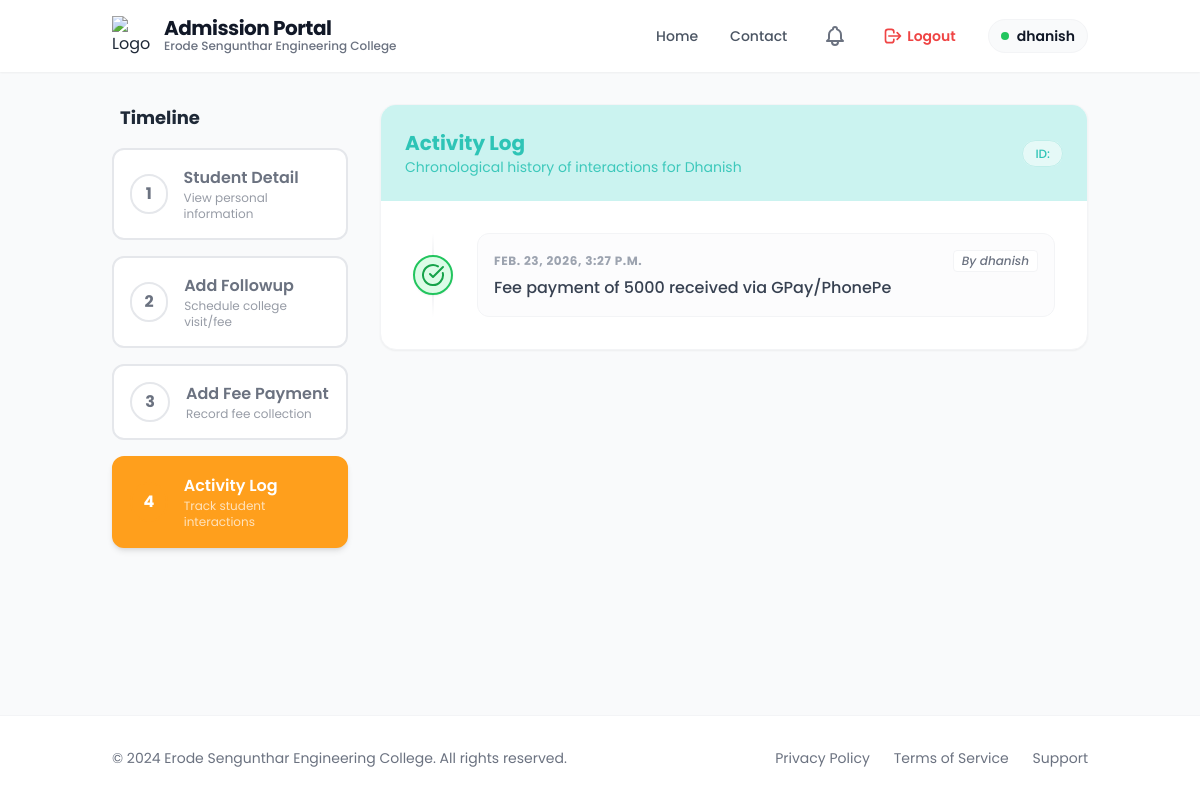
The app's page /activities/1/ (signed in) with its own data.
### admission_form/models.py (models this page shows, shortened)
class Admission(models.Model):
    ADMISSION_STATUS_CHOICES = (
        ('enquired', 'Enquired'),
        ('admitted', 'Admitted'),
        ('discontinued', 'Discontinued'),
        ('left', 'Left'),
    )
    admission_status = models.CharField(max_length=20, choices=ADMISSION_STATUS_CHOICES, default='enquired', db_index=True)
    application_number = models.CharField(max_length=100, blank=True, null=True)
    application_date = models.DateField(blank=True, null=True)
    admission_date = models.DateField(blank=True, null=True)
    allotment_number = models.CharField(max_length=100, blank=True, null=True)
    portal_status = models.CharField(max_length=50, blank=True, null=True)
    quota = models.CharField(max_length=50, blank=True, null=True)
    roll_number = models.CharField(max_length=100, blank=True, null=True)
    unique_id = models.CharField(max_length=100, blank=True, null=True)
    umis_number = models.CharField(max_length=100, blank=True, null=True)
    level = models.CharField(max_length=10, blank=True, null=True, db_index=True)
    course = models.CharField(max_length=100, blank=True, null=True)
    branch = models.CharField(max_length=100, blank=True, null=True)
    department_preferences = models.JSONField(default=dict, blank=True, null=True)
    pg_dept = models.CharField(max_length=255, blank=True, null=True)
    is_fg = models.BooleanField(default=False, blank=True, null=True)
    fg_number = models.CharField(max_length=100, blank=True, null=True)
    pmss = models.BooleanField(default=False, blank=True, null=True)
    seven_five = models.BooleanField(default=False, blank=True, null=True)
    student_name = models.CharField(max_length=255, blank=True, null=True)
    dob = models.DateField(blank=True, null=True)
    gender = models.CharField(max_length=10, blank=True, null=True)
    community = models.CharField(max_length=50, blank=True, null=True, db_index=True)
    caste = models.CharField(max_length=100, blank=True, null=True)
    region = models.CharField(max_length=100, blank=True, null=True)
    aadhaar_number = models.CharField(max_length=12, blank=True, null=True)
    father_name = models.CharField(max_length=255, blank=True, null=True)
    mother_name = models.CharField(max_length=255, blank=True, null=True)
    guardian_name = models.CharField(max_length=255, blank=True, null=True)
    father_mobile = models.CharField(max_length=15, blank=True, null=True)
    mother_mobile = models.CharField(max_length=15, blank=True, null=True)
    guardian_mobile = models.CharField(max_length=15, blank=True, null=True)
    email = models.EmailField(blank=True, null=True)
    student_mobile = models.CharField(max_length=15, blank=True, null=True)
    address = models.TextField(blank=True, null=True)
    pincode = models.CharField(max_length=10, blank=True, null=True)
    district = models.CharField(max_length=100, blank=True, null=True, db_index=True)
    state = models.CharField(max_length=100, blank=True, null=True, db_index=True)
    country = models.CharField(max_length=100, blank=True, null=True, db_index=True)
    qualification = models.CharField(max_length=10, blank=True, null=True)
    tenth_total = models.CharField(max_length=50, blank=True, null=True)
    tenth_percentage = models.CharField(max_length=50, blank=True, null=True)
    twelfth_total = models.CharField(max_length=50, blank=True, null=True)
    twelfth_percentage = models.CharField(max_length=50, blank=True, null=True)
    twelfth_major = models.CharField(max_length=255, blank=True, null=True)
    twelth_reg_no = models.CharField(max_length=50, blank=True, null=True)
    maths_marks = models.DecimalField(max_digits=5, decimal_places=2, blank=True, null=True)
    physics_marks = models.DecimalField(max_digits=5, decimal_places=2, blank=True, null=True)
    chemistry_marks = models.DecimalField(max_digits=5, decimal_places=2, blank=True, null=True)
    cutoff_marks = models.DecimalField(max_digits=5, decimal_places=2, blank=True, null=True, db_index=True)
    diploma_total = models.CharField(max_length=50, blank=True, null=True)
    diploma_percentage = models.CharField(max_length=50, blank=True, null=True)
    diploma_major = models.CharField(max_length=255, blank=True, null=True)
    board = models.CharField(max_length=50, blank=True, null=True, db_index=True)
    year_passing = models.IntegerField(blank=True, null=True)
    medium = models.CharField(max_length=50, blank=True, null=True)
    last_school = models.CharField(max_length=255, blank=True, null=True)
    vocational_stream = models.CharField(max_length=255, blank=True, null=True)
    skill_proof = models.FileField(upload_to=af_vocational_upload_path, blank=True, null=True)
    diploma_college = models.CharField(max_length=255, blank=True, null=True)
    diploma_year_passing = models.IntegerField(blank=True, null=True)
    college_address1 = models.CharField(max_length=500, blank=True, null=True)
    college_district = models.CharField(max_length=100, blank=True, null=True)
    college_state = models.CharField(max_length=100, blank=True, null=True)
    college_fee = models.DecimalField(max_digits=10, decimal_places=2, blank=True, null=True)
    hostel_fee = models.DecimalField(max_digits=10, decimal_places=2, blank=True, null=True)
    bus_fee = models.DecimalField(max_digits=10, decimal_places=2, blank=True, null=True)
    other_fee = models.DecimalField(max_digits=10, decimal_places=2, blank=True, null=True)
    paid_fee = models.DecimalField(max_digits=10, decimal_places=2, blank=True, null=True)
    concession_amount = models.DecimalField(max_digits=10, decimal_places=2, blank=True, null=True)
    unpaid_fee = models.DecimalField(max_digits=10, decimal_places=2, blank=True, null=True)
    transaction_id = models.CharField(max_length=50, blank=True, null=True)
    transaction_date = models.DateTimeField(blank=True, null=True)
    had_paid = models.BooleanField(default=False, blank=True, null=True)
    facility_type = models.CharField(max_length=20, blank=True, null=True)
    hostel_name = models.CharField(max_length=100, blank=True, null=True)
    boarding_point = models.CharField(max_length=100, blank=True, null=True)
    bus_needed = models.CharField(max_length=10, blank=True, null=True, db_index=True)
    bus_route = models.CharField(max_length=255, blank=True, null=True)
    hostel_needed = models.CharField(max_length=10, blank=True, null=True, db_index=True)
    hostel_type = models.CharField(max_length=100, blank=True, null=True)
    room_type = models.CharField(max_length=100, blank=True, null=True)
    mess_type = models.CharField(max_length=100, blank=True, null=True)
    hostel_fee_amount = models.DecimalField(max_digits=10, decimal_places=2, blank=True, null=True)
    account_holder_name = models.CharField(max_length=255, blank=True, null=True)
    account_number = models.CharField(max_length=30, blank=True, null=True)
    bank_name = models.CharField(max_length=100, blank=True, null=True)
    ifsc_code = models.CharField(max_length=15, blank=True, null=True)
    bank_branch = models.CharField(max_length=100, blank=True, null=True)
    seeding_status = models.CharField(max_length=50, blank=True, null=True)
    tc = models.FileField(upload_to=af_certificate_upload_path, blank=True, null=True)
    community_cert = models.FileField(upload_to=af_certificate_upload_path, blank=True, null=True)
    aadhaar = models.FileField(upload_to=af_certificate_upload_path, blank=True, null=True)
    tenth_marksheet = models.FileField(upload_to=af_certificate_upload_path, blank=True, null=True)
    twelfth_marksheet = models.FileField(upload_to=af_certificate_upload_path, blank=True, null=True)
    photo = models.FileField(upload_to=af_photo_upload_path, blank=True, null=True)
    created_at = models.DateTimeField(auto_now_add=True, db_index=True)
    class Meta:
        app_label = 'admission_form'

class ActivityLog(models.Model):
    student = models.ForeignKey(
        Admission,
        on_delete=models.CASCADE,
        related_name='activities'
    )
    action = models.CharField(max_length=255)
    created_by = models.ForeignKey(User, on_delete=models.SET_NULL, null=True, related_name='af_activitylog_set')
    followup = models.ForeignKey(
        FollowUp,
        on_delete=models.SET_NULL,
        null=True,
        blank=True,
        related_name='logs'
    )
    is_completed = models.BooleanField(default=False)
    created_at = models.DateTimeField(auto_now_add=True)
    class Meta:
        app_label = 'admission_form'

### admission_form/followup.py (the view)
# urls.py: path('activities/<int:pk>/', followup.student_activity_log, name='student_activity_log'),
def student_activity_log(request, pk):
    student = get_object_or_404(Admission, pk=pk)
    activities = student.activities.all().order_by('-created_at')
    return render(request, 'followup/activity_log.html', {
        'student': student,
        'admission': student,
        'activities': activities,
        'active_step': 'activity_log'
    })

### templates/followup/activity_log.html (shortened to what this page needs)
{% extends 'followup/new_base.html' %}
{% block content %}
<div class="flex flex-col lg:flex-row gap-8">
    <div class="lg:w-1/4">
        <div class="sticky top-24">
            <h3 class="text-lg font-bold mb-4 text-gray-800 px-2">Timeline</h3>
            {% include 'followup/stepper.html' %}
        </div>
    </div>
    <div class="lg:w-3/4">
        <div class="bg-white rounded-2xl shadow-sm border border-gray-100 overflow-hidden">
            <div class="p-6 bg-accent text-dark">
                <div class="flex justify-between items-center">
                    <div>
                        <h2 class="text-xl font-bold">Activity Log</h2>
                        <p class="text-sm opacity-90">Chronological history of interactions for {{ student.student_name }}</p>
                    </div>
                    <div class="hidden md:block">
                        <span
                            class="bg-white/50 px-3 py-1 rounded-full text-xs font-medium border border-dark/20 text-dark">
                            ID: {{ student.register_number }}
                        </span>
                    </div>
                </div>
            </div>
            <div class="p-8">
                {% if activities %}
                <div
                    class="relative space-y-8 before:absolute before:inset-0 before:ml-5 before:-translate-x-px before:h-full before:w-0.5 before:bg-gradient-to-b before:from-transparent before:via-gray-200 before:to-transparent">
                    {% for activity in activities %}
                    <div class="relative flex items-center justify-between md:justify-start">
                        {% if activity.is_completed %}
                        <div class="flex items-center justify-center w-10 h-10 rounded-full border-2 shadow-sm z-10 shrink-0"
     style="background-color: #dcfce7; border-color: #22c55e;">
    <svg xmlns="http://www.w3.org/2000/svg"
         width="24"
         height="24"
         viewBox="0 0 24 24"
         style="color: #16a34a;">
        <g fill="none"
           stroke="currentColor"
           stroke-linecap="round"
           stroke-linejoin="round"
           stroke-width="2">
            <path d="M21.801 10A10 10 0 1 1 17 3.335"/>
            <path d="m9 11l3 3L22 4"/>
        </g>
    </svg>
</div>
                        {% endif %}
                        <div class="w-[calc(100%-3rem)] ml-6 p-4 rounded-xl bg-gray-50/50 border border-gray-100">
                            <div class="flex flex-col sm:flex-row sm:items-center justify-between gap-2 mb-1">
                                <time class="text-xs font-bold text-gray-400 uppercase tracking-wider">
                                    {{ activity.created_at }}</time>
                                <span
                                    class="text-xs font-medium text-gray-500 bg-white px-2 py-0.5 rounded border border-gray-100 italic">By
                                    {{ activity.created_by.get_full_name|default:activity.created_by.username }}</span>
                            </div>
                            <div class="text-gray-700 font-medium">{{ activity.action }}</div>
                        </div>
                    </div>
                    {% endfor %}
                </div>
                {% endif %}
            </div>
        </div>
    </div>
</div>
{% endblock %}

### templates/followup/new_base.html (shortened to what this page needs)
{% load static %}
<!DOCTYPE html>
<html lang="en">
    <head>
        <script src="https://cdn.tailwindcss.com"></script>
    </head>
    <body class="bg-gray-50 min-h-screen flex flex-col font-sans text-gray-800">
        <header class="bg-white shadow-sm sticky top-0 z-50">
            <div class="container mx-auto px-6 py-4 flex justify-between items-center">
                <div class="flex items-center gap-3">
                    <img src="https://portal.esec.ac.in/uploads/banner/logo.png"
                         alt="Logo"
                         class="h-10 w-10 object-contain">
                    <div>
                        <h1 class="text-xl font-bold text-gray-900 tracking-tight leading-none">Admission Portal</h1>
                        <p class="text-xs text-gray-500 font-medium">Erode Sengunthar Engineering College</p>
                    </div>
                </div>
                <nav class="hidden md:flex gap-8 text-sm font-medium text-gray-600 items-center">
                    <a href="{% url 'admission_form:home' %}"
                       class="hover:text-primary transition-colors">Home</a>
                    <a href="#" class="hover:text-primary transition-colors">Contact</a>
                    <a href="{% url 'admission_form:followup_list' %}"
                       class="text-gray-500 hover:text-primary transition-colors p-1"
                       title="Notifications">
                    </a>
                    {% if user.is_authenticated %}
                        <a href="{% url 'logout_user' %}"
                           class="text-red-500 hover:text-red-600 transition-colors flex items-center gap-1 font-semibold"
                           title="Logout">
                            <svg xmlns="http://www.w3.org/2000/svg"
                                 class="h-5 w-5"
                                 fill="none"
                                 viewBox="0 0 24 24"
                                 stroke="currentColor">
                                <path stroke-linecap="round" stroke-linejoin="round" stroke-width="2" d="M17 16l4-4m0 0l-4-4m4 4H7m6 4v1a3 3 0 01-3 3H6a3 3 0 01-3-3V7a3 3 0 013-3h4a3 3 0 013 3v1" />
                            </svg>
                            Logout
                        </a>
                    {% endif %}
                    <div class="flex items-center gap-2 text-gray-900 bg-gray-50 px-3 py-1.5 rounded-full border border-gray-100">
                        <div class="w-2 h-2 rounded-full bg-green-500"></div>
                        <span class="font-semibold">{{ user.username|default:"Guest" }}</span>
                    </div>
                </nav>
            </div>
        </header>
        <main class="flex-grow container mx-auto px-6 py-8">
            <div class="grid grid-cols-1 gap-8">
                {% block content %}{% endblock %}
            </div>
        </main>
        <footer class="bg-white border-t border-gray-100 mt-auto">
            <div class="container mx-auto px-6 py-8">
                <div class="flex flex-col md:flex-row justify-between items-center gap-4">
                    <p class="text-sm text-gray-500">© 2024 Erode Sengunthar Engineering College. All rights reserved.</p>
                    <div class="flex gap-6 text-sm text-gray-500">
                        <a href="#" class="hover:text-primary">Privacy Policy</a>
                        <a href="#" class="hover:text-primary">Terms of Service</a>
                        <a href="#" class="hover:text-primary">Support</a>
                    </div>
                </div>
            </div>
        </footer>
    </body>
</html>

### records on screen
Admission: student_name "Dhanish"
ActivityLog: is_completed True (drawn), created_at "FEB. 23, 2026, 3:27 P.M.", created_by.get_full_name "dhanish", action "Fee payment of 5000 received via GPay/PhonePe"

### other values on screen
{{ user.username|default:"Guest" }} "dhanish"
